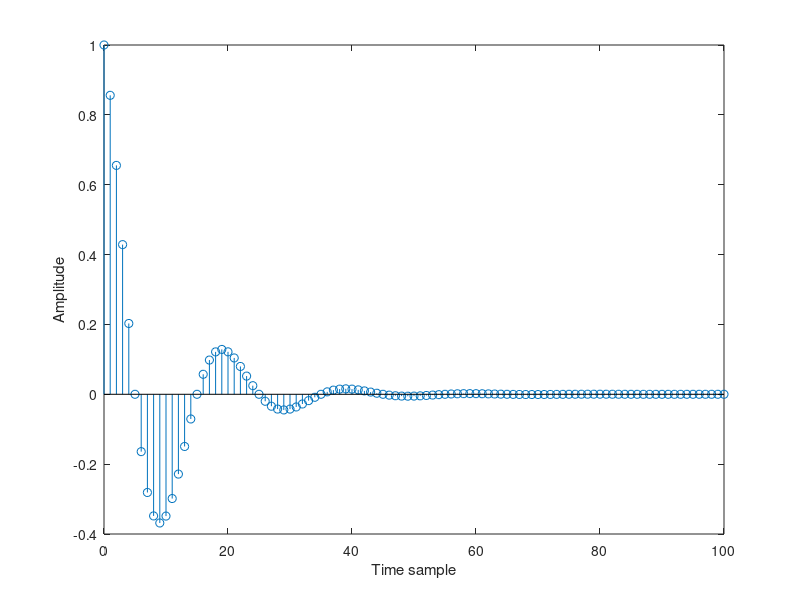

This chart was generated by the following MATLAB code:
%n=input('input range=');
%x_r=input('input x_r=');
n=0:100;
x_r=((0.9).^n).*cos((pi.*n)./10);
stem(n,x_r);
xlabel('Time sample');
ylabel('Amplitude');